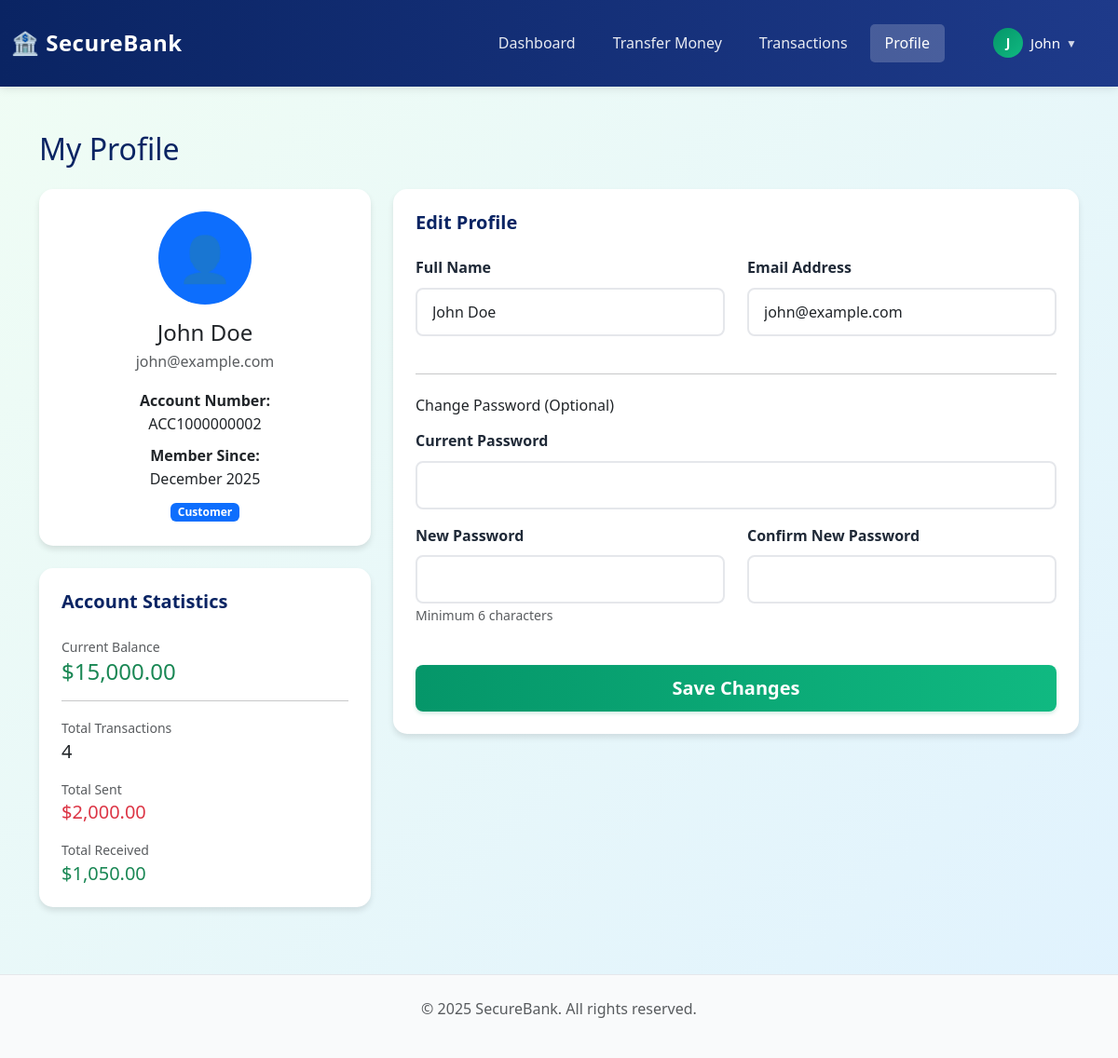
The app's page /customer/profile.php (signed in) with its own data.
### tables this page shows
CREATE TABLE accounts (
    account_id INT AUTO_INCREMENT PRIMARY KEY,
    user_id INT NOT NULL,
    account_number VARCHAR(20) UNIQUE NOT NULL,
    current_balance DECIMAL(15, 2) DEFAULT 10000.00,
    created_at TIMESTAMP DEFAULT CURRENT_TIMESTAMP,
    updated_at TIMESTAMP DEFAULT CURRENT_TIMESTAMP ON UPDATE CURRENT_TIMESTAMP,
    FOREIGN KEY (user_id) REFERENCES users(user_id) ON DELETE CASCADE,
    INDEX idx_user_id (user_id),
    INDEX idx_account_number (account_number)
);

CREATE TABLE users (
    user_id INT AUTO_INCREMENT PRIMARY KEY,
    name VARCHAR(100) NOT NULL,
    email VARCHAR(100) UNIQUE NOT NULL,
    password_hash VARCHAR(255) NOT NULL,
    role ENUM('Admin', 'Customer') DEFAULT 'Customer',
    created_at TIMESTAMP DEFAULT CURRENT_TIMESTAMP,
    updated_at TIMESTAMP DEFAULT CURRENT_TIMESTAMP ON UPDATE CURRENT_TIMESTAMP,
    INDEX idx_email (email),
    INDEX idx_role (role)
);

### customer/profile.php (the view, shortened to what this page needs)
<?php
$conn = getDBConnection();
$firstName = explode(' ', $_SESSION['name'])[0];
$stmt = $conn->prepare("
    SELECT u.*, a.account_number, a.current_balance, a.created_at as account_created
    FROM users u
    JOIN accounts a ON u.user_id = a.user_id
    WHERE u.user_id = ?
");
$stmt->bind_param("i", $_SESSION['user_id']);
$stmt->execute();
$user = $stmt->get_result()->fetch_assoc();
$stmt = $conn->prepare("
    SELECT
        COUNT(*) as total_transactions,
        SUM(CASE WHEN sender_id = ? THEN amount ELSE 0 END) as total_sent,
        SUM(CASE WHEN receiver_id = ? THEN amount ELSE 0 END) as total_received
    FROM transactions
    WHERE sender_id = ? OR receiver_id = ?
");
$stmt->bind_param("iiii", $_SESSION['user_id'], $_SESSION['user_id'], $_SESSION['user_id'], $_SESSION['user_id']);
$stmt->execute();
$stats = $stmt->get_result()->fetch_assoc();
?>
<!DOCTYPE html>
<html lang="en">
<head>
    <link href="https://cdn.jsdelivr.net/npm/bootstrap@5.3.0/dist/css/bootstrap.min.css" rel="stylesheet">
    <link rel="stylesheet" href="../assets/css/custom.css">
</head>
<body>
    <nav class="navbar navbar-expand-lg navbar-dark navbar-custom">
        <div class="container-fluid">
            <a class="navbar-brand fw-bold" href="dashboard.php">🏦 SecureBank</a>
            <div class="collapse navbar-collapse" id="navbarNav">
                <ul class="navbar-nav ms-auto align-items-center">
                    <li class="nav-item">
                        <a class="nav-link" href="dashboard.php">Dashboard</a>
                    </li>
                    <li class="nav-item">
                        <a class="nav-link" href="transfer.php">Transfer Money</a>
                    </li>
                    <li class="nav-item">
                        <a class="nav-link" href="transactions.php">Transactions</a>
                    </li>
                    <li class="nav-item">
                        <a class="nav-link active" href="profile.php">Profile</a>
                    </li>
                    <li class="nav-item dropdown user-profile-menu ms-3">
                        <a class="nav-link dropdown-toggle p-0" href="#" id="userDropdown" role="button"
                           data-bs-toggle="dropdown" aria-expanded="false" style="text-decoration: none;">
                            <span class="user-display">
                                <span class="user-avatar"><?php echo strtoupper(substr($firstName, 0, 1)); ?></span>
                                <span><?php echo htmlspecialchars($firstName); ?></span>
                                <span class="dropdown-arrow">▼</span>
                            </span>
                        </a>
                    </li>
                </ul>
            </div>
        </div>
    </nav>
    <div class="container mt-5">
        <h2 class="mb-4" style="color: var(--primary-blue);">My Profile</h2>
        <div class="row">
            <div class="col-lg-4 mb-4">
                <div class="card card-custom">
                    <div class="card-body text-center">
                        <div class="mb-3">
                            <div class="rounded-circle bg-primary d-inline-flex align-items-center justify-content-center"
                                 style="width: 100px; height: 100px; font-size: 48px;">
                            </div>
                        </div>
                        <h4 class="mb-1"><?php echo htmlspecialchars($user['name']); ?></h4>
                        <p class="text-muted mb-3"><?php echo htmlspecialchars($user['email']); ?></p>
                        <p class="mb-2"><strong>Account Number:</strong><br><?php echo htmlspecialchars($user['account_number']); ?></p>
                        <p class="mb-2"><strong>Member Since:</strong><br><?php echo date('F Y', strtotime($user['account_created'])); ?></p>
                        <p class="mb-0"><span class="badge bg-primary"><?php echo $user['role']; ?></span></p>
                    </div>
                </div>
                <div class="card card-custom mt-4">
                    <div class="card-body">
                        <h5 class="card-title mb-4">Account Statistics</h5>
                        <div class="mb-3">
                            <small class="text-muted">Current Balance</small>
                            <h4 class="text-success mb-0">$<?php echo number_format($user['current_balance'], 2); ?></h4>
                        </div>
                        <hr>
                        <div class="mb-3">
                            <small class="text-muted">Total Transactions</small>
                            <h5 class="mb-0"><?php echo $stats['total_transactions']; ?></h5>
                        </div>
                        <div class="mb-3">
                            <small class="text-muted">Total Sent</small>
                            <h5 class="text-danger mb-0">$<?php echo number_format($stats['total_sent'], 2); ?></h5>
                        </div>
                        <div class="mb-0">
                            <small class="text-muted">Total Received</small>
                            <h5 class="text-success mb-0">$<?php echo number_format($stats['total_received'], 2); ?></h5>
                        </div>
                    </div>
                </div>
            </div>
            <div class="col-lg-8">
                <div class="card card-custom">
                    <div class="card-body">
                        <h5 class="card-title mb-4">Edit Profile</h5>
                        <form method="POST">
                            <div class="row">
                                <div class="col-md-6 mb-3">
                                    <label for="name" class="form-label">Full Name</label>
                                    <input type="text" class="form-control" id="name" name="name"
                                           value="<?php echo htmlspecialchars($user['name']); ?>" required>
                                </div>
                                <div class="col-md-6 mb-3">
                                    <label for="email" class="form-label">Email Address</label>
                                    <input type="email" class="form-control" id="email" name="email"
                                           value="<?php echo htmlspecialchars($user['email']); ?>" required>
                                </div>
                            </div>
                            <hr class="my-4">
                            <h6 class="mb-3">Change Password (Optional)</h6>
                            <div class="mb-3">
                                <label for="current_password" class="form-label">Current Password</label>
                                <input type="password" class="form-control" id="current_password" name="current_password">
                            </div>
                            <div class="row">
                                <div class="col-md-6 mb-3">
                                    <label for="new_password" class="form-label">New Password</label>
                                    <input type="password" class="form-control" id="new_password" name="new_password">
                                    <small class="text-muted">Minimum 6 characters</small>
                                </div>
                                <div class="col-md-6 mb-3">
                                    <label for="confirm_password" class="form-label">Confirm New Password</label>
                                    <input type="password" class="form-control" id="confirm_password" name="confirm_password">
                                </div>
                            </div>
                            <div class="d-grid gap-2 mt-4">
                                <button type="submit" class="btn btn-primary-custom btn-lg">Save Changes</button>
                            </div>
                        </form>
                    </div>
                </div>
            </div>
        </div>
    </div>
    <footer class="mt-5 py-4 text-center text-muted">
        <p>&copy; 2025 SecureBank. All rights reserved.</p>
    </footer>
</body>
</html>

### assets/css/custom.css (style rules this page uses)
:root { --primary-blue: #0a2463; --secondary-blue: #1e3a8a; --primary-green: #059669; --secondary-green: #10b981; --light-bg: #f0fdf4; --dark-text: #1f2937; --light-text: #6b7280; --success-color: #059669; --danger-color: #dc2626; --warning-color: #f59e0b; --info-color: #0284c7; }
* { margin: 0; padding: 0; box-sizing: border-box; }
body { font-family: 'Segoe UI', Tahoma, Geneva, Verdana, sans-serif; background: linear-gradient(135deg, var(--light-bg) 0%, #e0f2fe 100%); min-height: 100vh; color: var(--dark-text); line-height: 1.6; }
.navbar-custom { background: linear-gradient(90deg, var(--primary-blue) 0%, var(--secondary-blue) 100%); box-shadow: 0 2px 10px rgba(0, 0, 0, 0.1); padding: 1rem 0; }
.navbar-brand { font-size: 1.5rem; font-weight: 700; color: white !important; letter-spacing: 0.5px; }
.navbar-custom .nav-link { color: rgba(255, 255, 255, 0.9) !important; font-weight: 500; padding: 0.5rem 1rem !important; transition: all 0.3s ease; border-radius: 5px; margin: 0 0.25rem; }
.navbar-custom .nav-link.active { color: white !important; background: rgba(255, 255, 255, 0.2); }
.btn-primary-custom { background: linear-gradient(90deg, var(--primary-green) 0%, var(--secondary-green) 100%); border: none; color: white; font-weight: 600; padding: 0.625rem 1.5rem; border-radius: 8px; transition: all 0.3s ease; box-shadow: 0 2px 4px rgba(5, 150, 105, 0.2); }
.card-custom { border: none; border-radius: 15px; box-shadow: 0 4px 6px rgba(0, 0, 0, 0.1); transition: all 0.3s ease; background: white; overflow: hidden; }
.card-body { padding: 1.5rem; }
.card-title { color: var(--primary-blue); font-weight: 700; margin-bottom: 1rem; }
.form-control, .form-select { border: 2px solid #e5e7eb; border-radius: 8px; padding: 0.75rem 1rem; transition: all 0.3s ease; font-size: 1rem; }
.form-label { font-weight: 600; color: var(--dark-text); margin-bottom: 0.5rem; }
footer { background-color: #f9fafb; border-top: 1px solid #e5e7eb; margin-top: auto; }
.card-custom { animation: fadeIn 0.5s ease-out; }

### customer/profile.php (style rules this page uses)
.user-profile-menu { position: relative; }
.user-avatar { width: 32px; height: 32px; border-radius: 50%; background: linear-gradient(135deg, #059669, #10b981); color: white; display: inline-flex; align-items: center; justify-content: center; font-weight: 600; font-size: 14px; margin-right: 8px; }
.user-display { color: white; font-weight: 500; font-size: 0.95rem; cursor: pointer; padding: 0.4rem 0.75rem; border-radius: 8px; transition: background 0.3s ease; display: inline-flex; align-items: center; }
.dropdown-arrow { margin-left: 6px; font-size: 0.75rem; opacity: 0.8; }
.navbar .dropdown-toggle::after { display: none; }

### records on screen
accounts: user.name "John Doe", user.email "john@example.com", account_number "ACC1000000002", created_at "December 2025", user.role "Customer", current_balance "15,000.00", name "John Doe", email "john@example.com"

### other values on screen
substr($firstName, 0, 1) "J"
$firstName "John"
$stats['total_transactions'] "4"
$stats['total_sent'] "2,000.00"
$stats['total_received'] "1,050.00"
